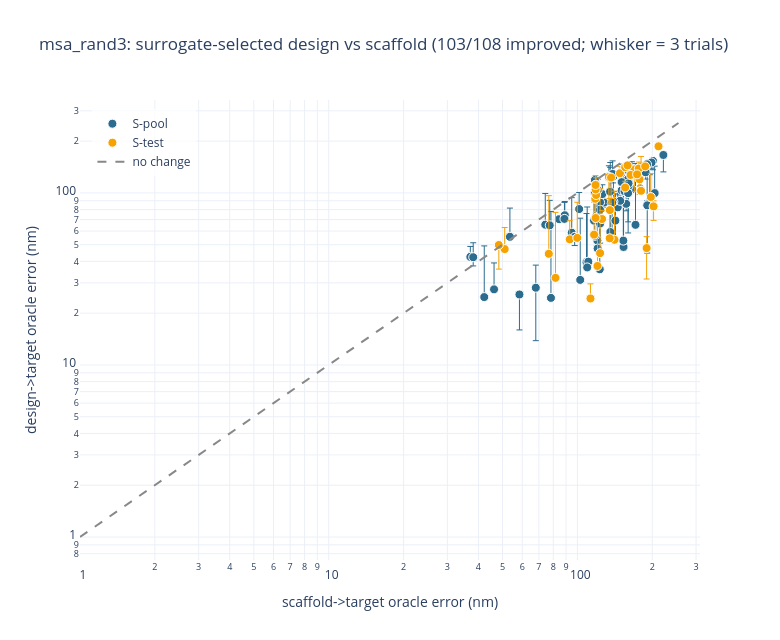

This figure's notebook cell:
### Markdown cell above
## 1. Did design help? Scaffold vs final-design oracle error

Each point is a task: **x** = the scaffold's distance from the target, **y** = the surrogate-selected
design's. **Below the dashed diagonal = improved.** The vertical whisker spans the 3 trials, so a
point sitting low with a long whisker means the selection rule got lucky rather than the search being
reliable. Log axes handle the far-red outliers.

### Code cell
lim = float(max(summ.scaf_err.max(), summ.trial_max.max())) * 1.15
fig = go.Figure()
for label in LABELS:
    s = summ[summ.cohort == label]
    fig.add_trace(go.Scatter(
        x=s.scaf_err, y=s.des_err, mode="markers", name=label,
        marker=dict(color=COLOR[label], size=9, symbol="circle",
                    line=dict(width=1, color="white")),
        error_y=dict(type="data", symmetric=False,
                     array=s.trial_max - s.des_err, arrayminus=s.des_err - s.trial_min,
                     color=COLOR[label], thickness=1, width=3),
        customdata=np.stack([s.task, s.seq_id, s.id_scaf, s.pdb, s.sel_trial,
                             s.trial_min, s.trial_max, s.spread], axis=-1),
        hovertemplate="<b>%{customdata[0]}</b><br>scaffold %{x:.1f} -> design %{y:.1f} nm"
                      "<br>trial range %{customdata[5]:.1f}-%{customdata[6]:.1f} nm "
                      "(spread %{customdata[7]:.1f})<br>selected trial %{customdata[4]}"
                      "<br>scaf->target id %{customdata[1]:.0%} | id kept %{customdata[2]:.0%}"
                      "<br>PDB %{customdata[3]}<extra></extra>"))
fig.add_trace(go.Scatter(x=[1, lim], y=[1, lim], mode="lines", line=dict(dash="dash", color="#888"),
                         name="no change", hoverinfo="skip"))
fig.update_layout(template=pio_tmpl, width=780, height=640,
                  xaxis=dict(title="scaffold->target oracle error (nm)", type="log"),
                  yaxis=dict(title="design->target oracle error (nm)", type="log"),
                  legend=dict(x=0.02, y=0.98, bgcolor="rgba(255,255,255,0.75)"),
                  title=f"{ARM}: surrogate-selected design vs scaffold "
                        f"({int(summ.improved.sum())}/{len(summ)} improved; whisker = 3 trials)")
fig.show()

### Figure 1 — Plotly figure (JSON) as saved in the notebook; plotly's stock layout.template omitted (floating-point values rounded to 4 significant figures; data arrays with more than 128 entries replaced by an {"elided": "..."} marker saying what was removed)
{"data": [{"customdata": {"elided": "72x8 mixed values"}, "error_y": {"array": [0.0, 0.0, 40.07, 9.94, 20.02, 35.15, 0.0, 36.08, 36.3, 15.89, 13.64, 0.62, 14.9, 11.67, 53.49, 0.0, 6.36, 46.57, 0.0, 33.86, 25.7, 15.52, 43.32, 29.71, 61.66, 24.4, 39.61, 0.0, 12.74, 0.5, 6.59, 20.78, 20.59, 0.0, 3.14, 4.6, 22.0, 0.35, 41.98, 19.43, 43.38, 39.39, 32.22, 24.16, 30.34, 26.33, 25.71, 13.07, 45.94, 9.04, 0.0, 17.44, 26.04, 7.65, 0.0, 23.37, 0.0, 39.22, 24.6, 0.0, 0.0, 16.14, 0.0, 7.56, 82.76, 80.64, 28.62, 23.41, 9.0, 7.78, 40.26, 31.97], "arrayminus": [17.15, 5.67, 0.0, 14.27, 0.0, 0.0, 32.02, 0.0, 0.0, 5.93, 11.45, 3.07, 0.0, 0.0, 0.0, 31.19, 0.0, 0.0, 9.7, 0.0, 0.0, 13.91, 0.0, 16.29, 0.0, 0.0, 0.0, 40.01, 7.72, 2.85, 33.66, 0.0, 0.0, 61.93, 0.0, 9.52, 0.0, 1.87, 12.27, 0.0, 0.0, 0.0, 0.0, 1.46, 0.0, 0.0, 0.0, 8.61, 0.0, 4.64, 6.09, 0.0, 0.0, 0.0, 32.8, 2.35, 9.82, 0.0, 0.0, 56.59, 12.38, 2.49, 5.06, 6.2, 0.0, 0.0, 0.0, 31.83, 0.0, 0.0, 15.3, 0.0], "color": "#2b6c8f", "symmetric": false, "thickness": 1, "type": "data", "width": 3}, "hovertemplate": "<b>%{customdata[0]}</b><br>scaffold %{x:.1f} -> design %{y:.1f} nm<br>trial range %{customdata[5]:.1f}-%{customdata[6]:.1f} nm (spread %{customdata[7]:.1f})<br>selected trial %{customdata[4]}<br>scaf->target id %{customdata[1]:.0%} | id kept %{customdata[2]:.0%}<br>PDB %{customdata[3]}<extra></extra>", "marker": {"color": "#2b6c8f", "line": {"color": "white", "width": 1}, "size": 9, "symbol": "circle"}, "mode": "markers", "name": "S-pool", "type": "scatter", "x": [201.3, 128.0, 102.6, 68.03, 101.6, 94.88, 147.7, 120.2, 108.8, 170.9, 188.0, 84.46, 88.96, 46.22, 78.27, 178.7, 37.11, 165.6, 58.47, 74.27, 77.41, 123.3, 204.5, 142.1, 171.2, 42.21, 195.4, 190.9, 157.1, 158.7, 221.6, 133.8, 116.6, 160.0, 117.6, 139.1, 135.7, 110.6, 160.5, 145.3, 150.7, 148.6, 139.6, 135.6, 123.0, 119.2, 123.3, 126.0, 109.5, 38.11, 97.51, 88.69, 53.53, 150.6, 137.9, 160.6, 117.4, 135.3, 138.5, 190.8, 198.7, 120.7, 118.7, 190.5, 153.3, 153.0, 154.7, 159.9, 120.6, 166.4, 123.4, 117.4], "y": [153.4, 87.88, 31.22, 28.11, 80.56, 58.7, 129.4, 52.9, 39.57, 132.2, 131.8, 70.37, 74.19, 27.5, 24.54, 140.8, 42.49, 105.2, 25.68, 65.38, 64.81, 88.1, 99.73, 69.01, 65.24, 24.8, 87.98, 84.71, 86.41, 104.0, 166.1, 123.0, 69.01, 120.5, 118.9, 123.9, 59.27, 39.86, 109.5, 82.45, 103.4, 89.99, 88.94, 126.1, 35.98, 73.72, 79.78, 98.43, 36.88, 42.28, 55.52, 70.62, 55.59, 115.6, 87.8, 113.7, 99.86, 101.8, 128.9, 146.4, 150.2, 103.9, 111.8, 146.6, 48.5, 52.82, 102.2, 99.73, 47.53, 133.5, 66.38, 56.31]}, {"customdata": {"elided": "36x8 mixed values"}, "error_y": {"array": [0.0, 12.61, 17.51, 31.41, 7.85, 60.02, 12.72, 15.76, 48.98, 34.82, 38.43, 0.0, 5.25, 44.99, 9.38, 15.27, 20.14, 8.65, 3.52, 25.27, 61.23, 13.37, 26.93, 0.0, 4.31, 14.87, 33.42, 0.0, 6.35, 5.11, 7.82, 52.1, 7.59, 15.28, 13.84, 58.54], "arrayminus": [35.14, 2.02, 1.6, 0.0, 16.21, 0.0, 35.46, 0.0, 0.0, 0.0, 0.0, 36.82, 0.0, 0.0, 4.87, 0.0, 0.0, 0.0, 3.46, 0.0, 0.0, 2.32, 3.78, 13.75, 0.0, 0.0, 0.0, 44.48, 14.28, 10.04, 0.0, 0.0, 5.61, 21.92, 0.0, 0.0], "color": "#f6a200", "symmetric": false, "thickness": 1, "type": "data", "width": 3}, "hovertemplate": "<b>%{customdata[0]}</b><br>scaffold %{x:.1f} -> design %{y:.1f} nm<br>trial range %{customdata[5]:.1f}-%{customdata[6]:.1f} nm (spread %{customdata[7]:.1f})<br>selected trial %{customdata[4]}<br>scaf->target id %{customdata[1]:.0%} | id kept %{customdata[2]:.0%}<br>PDB %{customdata[3]}<extra></extra>", "marker": {"color": "#f6a200", "line": {"color": "white", "width": 1}, "size": 9, "symbol": "circle"}, "mode": "markers", "name": "S-test", "type": "scatter", "x": [169.4, 148.3, 163.6, 116.7, 189.8, 180.3, 176.5, 51.0, 140.9, 197.3, 134.8, 133.8, 112.8, 81.65, 155.6, 93.14, 118.0, 125.6, 155.6, 119.0, 123.3, 135.0, 118.3, 48.31, 118.4, 118.3, 99.88, 136.6, 202.4, 159.1, 187.3, 76.74, 211.9, 177.8, 173.7, 120.4], "y": [137.0, 130.1, 127.2, 57.22, 47.8, 102.9, 138.4, 47.16, 53.4, 94.64, 54.47, 123.8, 24.35, 32.07, 107.5, 53.72, 92.39, 70.51, 141.0, 97.2, 44.66, 79.46, 71.47, 49.81, 104.7, 111.2, 54.78, 122.8, 83.52, 144.5, 142.6, 44.27, 186.6, 120.0, 128.2, 37.62]}, {"hoverinfo": "skip", "line": {"color": "#888", "dash": "dash"}, "mode": "lines", "name": "no change", "type": "scatter", "x": [1, 254.9], "y": [1, 254.9]}], "layout": {"height": 640, "legend": {"bgcolor": "rgba(255,255,255,0.75)", "x": 0.02, "y": 0.98}, "title": {"text": "msa_rand3: surrogate-selected design vs scaffold (103/108 improved; whisker = 3 trials)"}, "width": 780, "xaxis": {"title": {"text": "scaffold->target oracle error (nm)"}, "type": "log"}, "yaxis": {"title": {"text": "design->target oracle error (nm)"}, "type": "log"}}}
